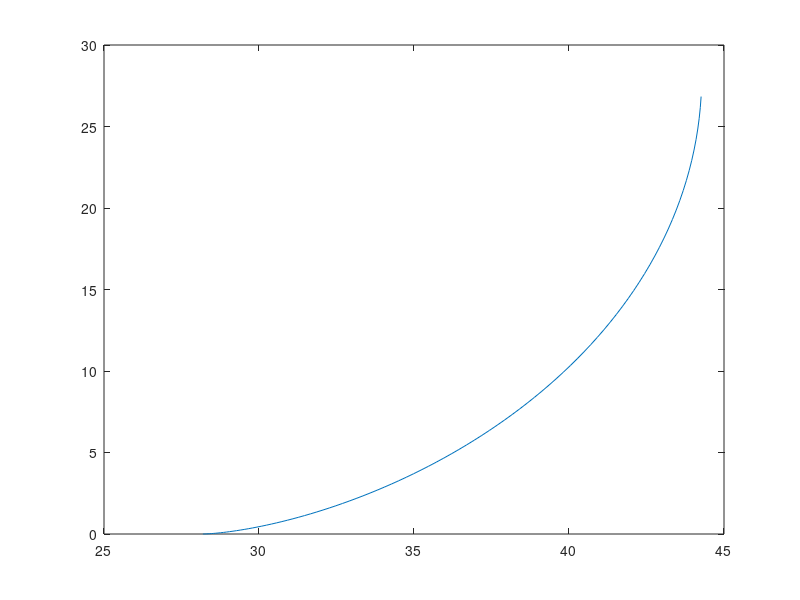

Source code (MATLAB):
u = linspace(0,2.5286)
x = 28.191 .* (cos(u .* 0.609) + u .* 0.609 .* sin(u .* 0.609))
y = 28.191 .* (sin(u .* 0.609) - u .* 0.609 .* cos(u .* 0.609))
plot(x,y)